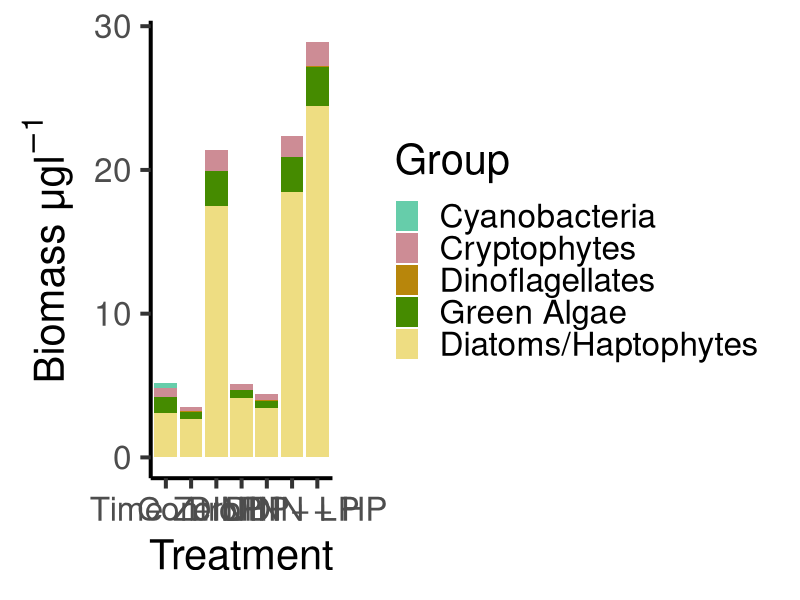
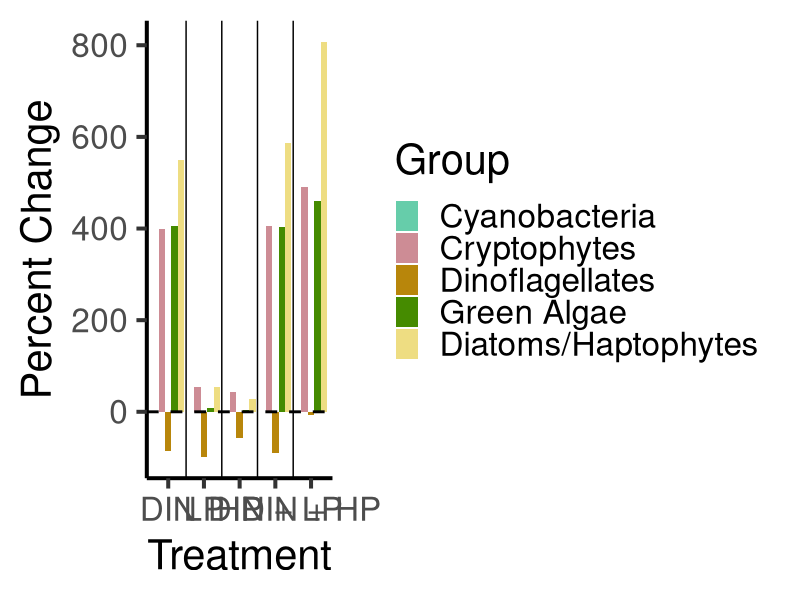
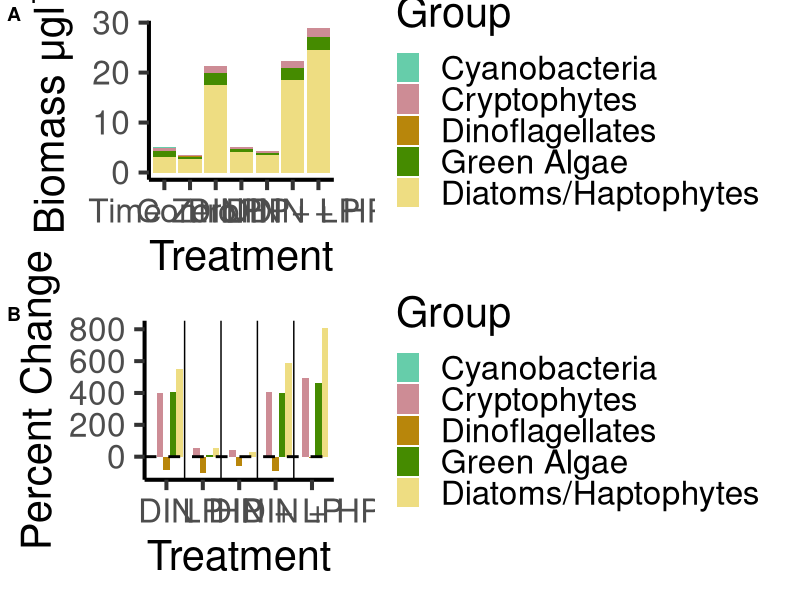
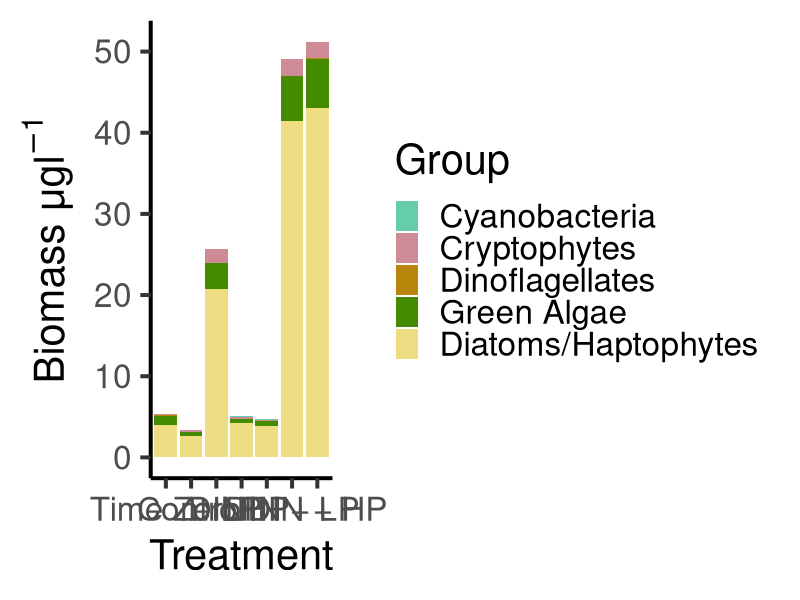
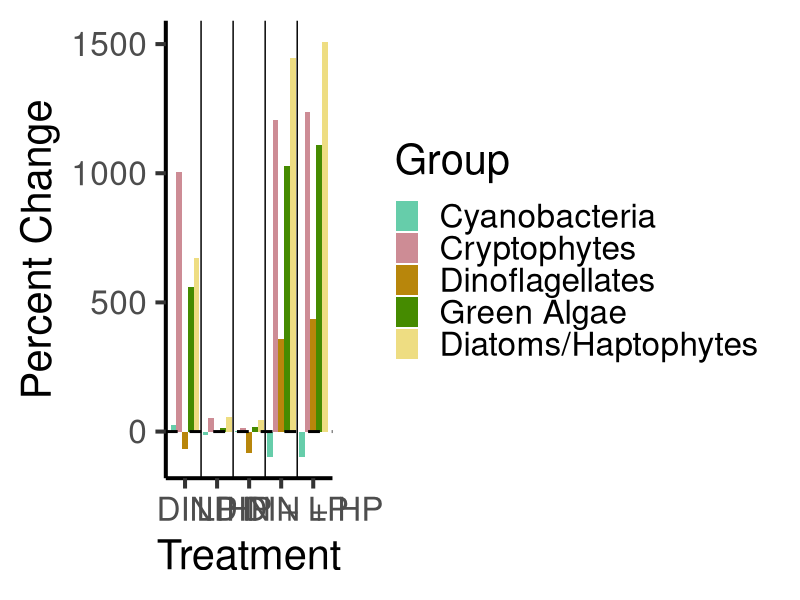
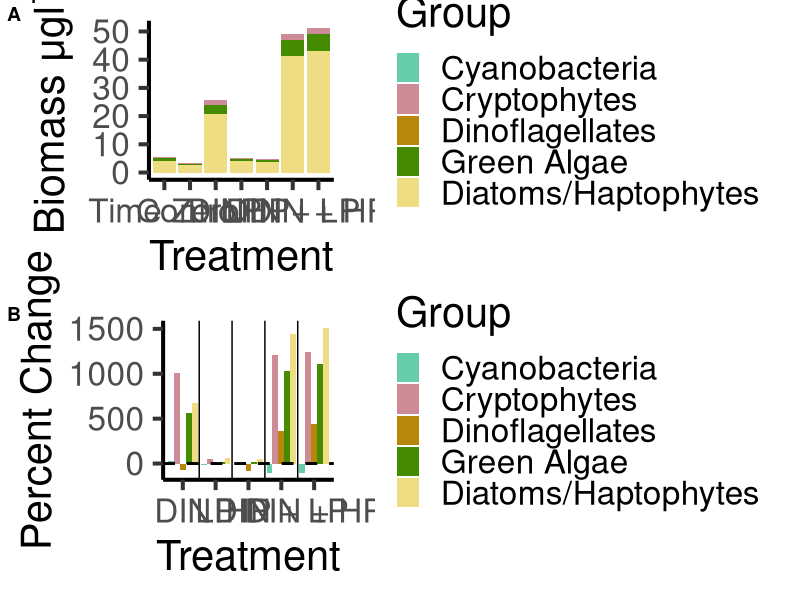
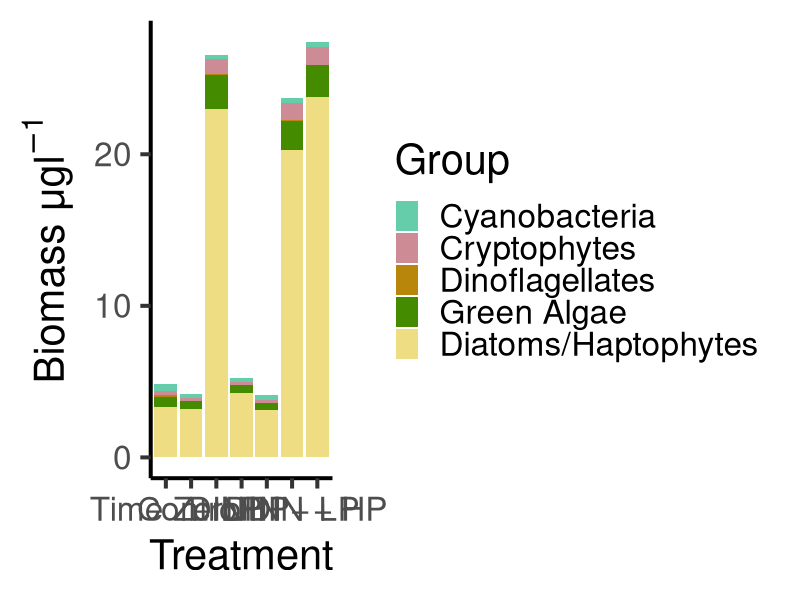
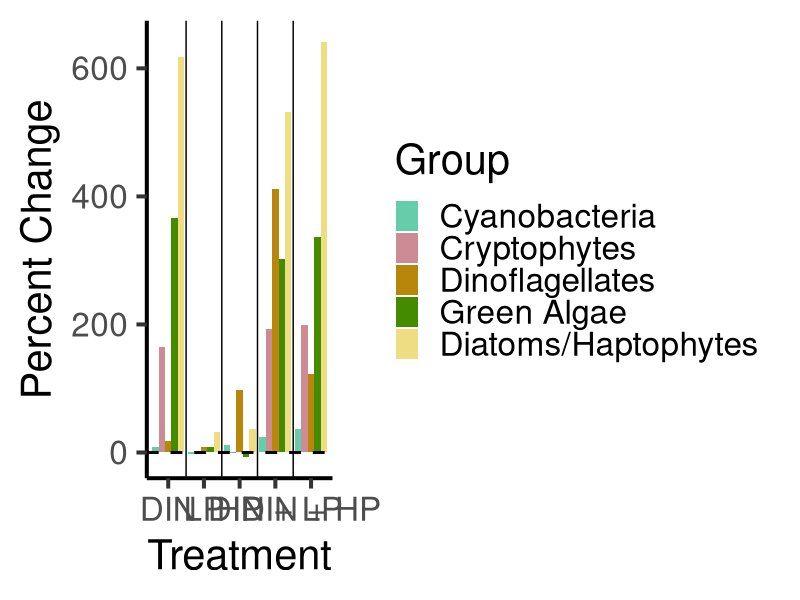

Reproduce these figures in R, in order.
#2024-03-12 
#new community composition figures with diatoms and haptophytes combined

library(tidyverse)
library(dplyr)
library(lubridate)
library(readxl)
library(ggplot2)
library(car)
library(rstatix)
library(ggpubr)
theme_set(theme_pubr())


####### import data

biomass_dh = read_excel("data/2024-03-06_data_for_stacked_plots.xlsx", sheet = "Biomass_dh")

percent_change_dh = read_excel("data/2024-03-06_data_for_stacked_plots.xlsx", sheet = "Percent_Change_dh")

biomass_dh$Group <- factor(biomass_dh$Group,
                        levels = c("Cyanobacteria", "Cryptophytes", "Dinoflagellates", "Green_Algae", "dh"),
                        labels = c("Cyanobacteria", "Cryptophytes", "Dinoflagellates", "Green Algae", "Diatoms/Haptophytes"))

percent_change_dh$Group <- factor(percent_change_dh$Group,
                           levels = c("Cyanobacteria", "Cryptophytes", "Dinoflagellates", "Green_Algae", "dh"),
                           labels = c("Cyanobacteria", "Cryptophytes", "Dinoflagellates", "Green Algae", "Diatoms/Haptophytes"))

group_colors = c("Cyanobacteria" = "aquamarine3", "Cryptophytes" = "lightpink3", "Diatoms/Haptophytes" = "lightgoldenrod", "Dinoflagellates" = "darkgoldenrod", "Green Algae" = "chartreuse4")


######################################### Bioassay 1

######### biomass plot

b1_biomass_dh = ggplot(biomass_dh, aes(fill = Group, y = Bioassay_1, x = fct_relevel(Treatment, "T0", "Control", "DIN", "LP", "HP", "DIN_LP", "DIN_HP"))) +
  geom_bar(position = "stack", stat = "identity") +
  scale_fill_manual(values = group_colors) +
  ylab(expression(paste("Biomass \u03BCg", l^-1))) + 
  xlab("Treatment") + 
  labs(fill = 'Group') +
  scale_x_discrete(labels = c("T0" = "Time Zero", "Control" = "Control", "DIN" = "DIN", "LP" = "LP", "HP" = "HP", "DIN_LP" = "DIN + LP", "DIN_HP" = "DIN + HP")) +
  theme_classic(base_size = 30)

ggsave(b1_biomass_dh, filename = "figures/b1_community_biomass_dh.png",
       device = "png", height = 12, width = 15)


######### percent change plot offset

b1_percent_change_2_dh = ggplot(percent_change_dh, aes(fill = Group, y = Bioassay_1, x = fct_relevel(Treatment, "DIN", "LP", "HP", "DIN_LP", "DIN_HP"))) +
  geom_bar(position = position_dodge(), stat = "identity") +
  scale_fill_manual(values = group_colors) +
  geom_hline(yintercept=0, linetype="dashed", color = "black", linewidth = 1) +
  geom_vline(xintercept=c(1.5, 2.5, 3.5, 4.5), linetype="solid", color = "black", linewidth = 0.5) +
  ylab("Percent Change") + 
  xlab("Treatment") + 
  labs(fill = 'Group') +
  scale_x_discrete(labels = c("DIN" = "DIN", "LP" = "LP", "HP" = "HP", "DIN_LP" = "DIN + LP", "DIN_HP" = "DIN + HP")) +
  theme_classic(base_size = 30)

ggsave(b1_percent_change_2_dh, filename = "figures/b1_community_percent_change_2_dh.png",
       device = "png", height = 12, width = 15)

######### combined figure

b1_comm_comp_dh = ggarrange(b1_biomass_dh, b1_percent_change_2_dh,
                         labels = c("A", "B"),
                         nrow = 2)

ggsave(b1_comm_comp_dh, filename = "figures/b1_comm_comp_dh.png",
       device = "png", height = 12, width = 17)




######################################### Bioassay 2

######### biomass plot

b2_biomass_dh = ggplot(biomass_dh, aes(fill = Group, y = Bioassay_2, x = fct_relevel(Treatment, "T0", "Control", "DIN", "LP", "HP", "DIN_LP", "DIN_HP"))) +
  geom_bar(position = "stack", stat = "identity") +
  scale_fill_manual(values = group_colors) +
  ylab(expression(paste("Biomass \u03BCg", l^-1))) + 
  xlab("Treatment") + 
  labs(fill = 'Group') +
  scale_x_discrete(labels = c("T0" = "Time Zero", "Control" = "Control", "DIN" = "DIN", "LP" = "LP", "HP" = "HP", "DIN_LP" = "DIN + LP", "DIN_HP" = "DIN + HP")) +
  theme_classic(base_size = 30)

ggsave(b2_biomass_dh, filename = "figures/b2_community_biomass_dh.png",
       device = "png", height = 12, width = 15)


######### percent change plot offset

b2_percent_change_2_dh = ggplot(percent_change_dh, aes(fill = Group, y = Bioassay_2, x = fct_relevel(Treatment, "DIN", "LP", "HP", "DIN_LP", "DIN_HP"))) +
  geom_bar(position = position_dodge(), stat = "identity") +
  scale_fill_manual(values = group_colors) +
  geom_hline(yintercept=0, linetype="dashed", color = "black", linewidth = 1) +
  geom_vline(xintercept=c(1.5, 2.5, 3.5, 4.5), linetype="solid", color = "black", linewidth = 0.5) +
  ylab("Percent Change") + 
  xlab("Treatment") + 
  labs(fill = 'Group') +
  scale_x_discrete(labels = c("DIN" = "DIN", "LP" = "LP", "HP" = "HP", "DIN_LP" = "DIN + LP", "DIN_HP" = "DIN + HP")) +
  theme_classic(base_size = 30)

ggsave(b2_percent_change_2_dh, filename = "figures/b2_community_percent_change_2_dh.png",
       device = "png", height = 12, width = 15)

######### combined figure

b2_comm_comp_dh = ggarrange(b2_biomass_dh, b2_percent_change_2_dh,
                            labels = c("A", "B"),
                            nrow = 2)

ggsave(b2_comm_comp_dh, filename = "figures/b2_comm_comp_dh.png",
       device = "png", height = 12, width = 17)










######################################### Bioassay 3

######### biomass plot

b3_biomass_dh = ggplot(biomass_dh, aes(fill = Group, y = Bioassay_3, x = fct_relevel(Treatment, "T0", "Control", "DIN", "LP", "HP", "DIN_LP", "DIN_HP"))) +
  geom_bar(position = "stack", stat = "identity") +
  scale_fill_manual(values = group_colors) +
  ylab(expression(paste("Biomass \u03BCg", l^-1))) + 
  xlab("Treatment") + 
  labs(fill = 'Group') +
  scale_x_discrete(labels = c("T0" = "Time Zero", "Control" = "Control", "DIN" = "DIN", "LP" = "LP", "HP" = "HP", "DIN_LP" = "DIN + LP", "DIN_HP" = "DIN + HP")) +
  theme_classic(base_size = 30)

ggsave(b3_biomass_dh, filename = "figures/b3_community_biomass_dh.png",
       device = "png", height = 12, width = 15)


######### percent change plot offset

b3_percent_change_2_dh = ggplot(percent_change_dh, aes(fill = Group, y = Bioassay_3, x = fct_relevel(Treatment, "DIN", "LP", "HP", "DIN_LP", "DIN_HP"))) +
  geom_bar(position = position_dodge(), stat = "identity") +
  scale_fill_manual(values = group_colors) +
  geom_hline(yintercept=0, linetype="dashed", color = "black", linewidth = 1) +
  geom_vline(xintercept=c(1.5, 2.5, 3.5, 4.5), linetype="solid", color = "black", linewidth = 0.5) +
  ylab("Percent Change") + 
  xlab("Treatment") + 
  labs(fill = 'Group') +
  scale_x_discrete(labels = c("DIN" = "DIN", "LP" = "LP", "HP" = "HP", "DIN_LP" = "DIN + LP", "DIN_HP" = "DIN + HP")) +
  theme_classic(base_size = 30)

ggsave(b3_percent_change_2_dh, filename = "figures/b3_community_percent_change_2_dh.png",
       device = "png", height = 12, width = 15)

######### combined figure

b3_comm_comp_dh = ggarrange(b3_biomass_dh, b3_percent_change_2_dh,
                            labels = c("A", "B"),
                            nrow = 2)

ggsave(b3_comm_comp_dh, filename = "figures/b3_comm_comp_dh.png",
       device = "png", height = 12, width = 17)









######################################### Bioassay 4

######### biomass plot

b4_biomass_dh = ggplot(biomass_dh, aes(fill = Group, y = Bioassay_4, x = fct_relevel(Treatment, "T0", "Control", "DIN", "LP", "HP", "DIN_LP", "DIN_HP"))) +
  geom_bar(position = "stack", stat = "identity") +
  scale_fill_manual(values = group_colors) +
  ylab(expression(paste("Biomass \u03BCg", l^-1))) + 
  xlab("Treatment") + 
  labs(fill = 'Group') +
  scale_x_discrete(labels = c("T0" = "Time Zero", "Control" = "Control", "DIN" = "DIN", "LP" = "LP", "HP" = "HP", "DIN_LP" = "DIN + LP", "DIN_HP" = "DIN + HP")) +
  theme_classic(base_size = 30)

ggsave(b4_biomass_dh, filename = "figures/b4_community_biomass_dh.png",
       device = "png", height = 12, width = 15)


######### percent change plot offset

b4_percent_change_2_dh = ggplot(percent_change_dh, aes(fill = Group, y = Bioassay_4, x = fct_relevel(Treatment, "DIN", "LP", "HP", "DIN_LP", "DIN_HP"))) +
  geom_bar(position = position_dodge(), stat = "identity") +
  scale_fill_manual(values = group_colors) +
  geom_hline(yintercept=0, linetype="dashed", color = "black", linewidth = 1) +
  geom_vline(xintercept=c(1.5, 2.5, 3.5, 4.5), linetype="solid", color = "black", linewidth = 0.5) +
  ylab("Percent Change") + 
  xlab("Treatment") + 
  labs(fill = 'Group') +
  scale_x_discrete(labels = c("DIN" = "DIN", "LP" = "LP", "HP" = "HP", "DIN_LP" = "DIN + LP", "DIN_HP" = "DIN + HP")) +
  theme_classic(base_size = 30)

ggsave(b4_percent_change_2_dh, filename = "figures/b4_community_percent_change_2_dh.png",
       device = "png", height = 12, width = 15)

######### combined figure

b4_comm_comp_dh = ggarrange(b1_biomass_dh, b4_percent_change_2_dh,
                            labels = c("A", "B"),
                            nrow = 2)

ggsave(b4_comm_comp_dh, filename = "figures/b4_comm_comp_dh.png",
       device = "png", height = 12, width = 17)
